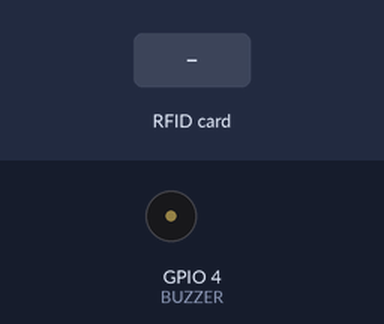
The sketch below on a simulated ESP32. On the bench: buzzer (waves = sounding). The inputs (shaded band) are chosen by the test bench. WiFi joins after 1.5 s; servers stay silent unless stated; what the sketch prints to the serial monitor is not drawn.

Above: at 2.9 s.
3.0 s: RFID card 5E 7A 19 C4 held to the reader
At 3.46 s:
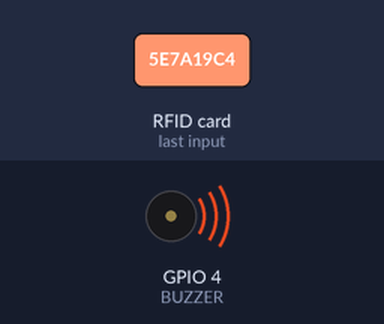
Timing chart, 0 to 6.0 s (numbered marks = the images above; inputs shaded):
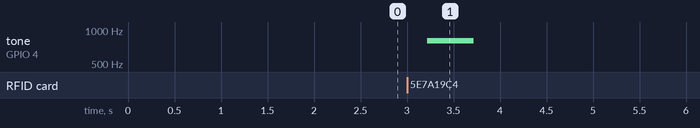

Measured:
- after the input at 3.0 s, tone on GPIO 4 (BUZZER): silent → 800 Hz after 0.22 s, → silent 0.50 s later

The sketch:

32-2rf-w-noweb.ino
```cpp
#include <SPI.h>
#include <MFRC522.h>
#include <WiFi.h>
#include <HTTPClient.h>

//-----------------------------------------
// ESP32 Pin Definitions
#define SS_PIN_1   5    // RFID1 SDA/SS
#define RST_PIN_1  15   // RFID1 RST
#define SS_PIN_2   21   // RFID2 SDA/SS
#define RST_PIN_2  22   // RFID2 RST
#define BUZZER     4    // Buzzer

//-----------------------------------------
MFRC522 mfrc522_1(SS_PIN_1, RST_PIN_1);
MFRC522 mfrc522_2(SS_PIN_2, RST_PIN_2);

//-----------------------------------------
/* Block number to read */
int blockNum = 2;

//-----------------------------------------
// Google Sheets Integration
const String deployment_id = "https://script.google.com/macros/s/AKfycbwEvtBitue--b_KG_TtvDqGtw1HdNqH7EIKoEsEXvKe-Q51o2yyLu6Pi7X0MAKWpSdKWA"; // Your deployment URL
const String query_suffix = "&name1=bang";  // Optional extra data

//-----------------------------------------
// WiFi Credentials
const char* WIFI_SSID = "ssid";        // Replace with your WiFi name
const char* WIFI_PASSWORD = "password";     // Replace with your WiFi password

/****************************************************************************************************
 * setup() function
 ****************************************************************************************************/
void setup() {
  Serial.begin(115200);
  while (!Serial) delay(10);

  Serial.println("\n\n--- Dual RFID to Google Sheets ---");
  Serial.println("Initializing...");

  // Initialize Buzzer
  pinMode(BUZZER, OUTPUT);
  digitalWrite(BUZZER, LOW);

  // Initialize SPI
  SPI.begin(); // ESP32 default: SCK=18, MISO=19, MOSI=23

  // Initialize both RFID readers
  mfrc522_1.PCD_Init();
  delay(50);
  mfrc522_2.PCD_Init();
  delay(50);
  Serial.println("✅ Both RFID readers initialized.");


  byte v1 = mfrc522_1.PCD_ReadRegister(mfrc522_1.VersionReg);
  Serial.print("Reader1 Version: ");
  Serial.println(v1, HEX);

  byte v2 = mfrc522_2.PCD_ReadRegister(mfrc522_2.VersionReg);
  Serial.print("Reader2 Version: ");
  Serial.println(v2, HEX);


  // Connect WiFi
  Serial.print("Connecting to WiFi");
  WiFi.begin(WIFI_SSID, WIFI_PASSWORD);
  while (WiFi.status() != WL_CONNECTED) {
    delay(500);
    Serial.print(".");
  }
  Serial.println("\n✅ WiFi connected!");
  Serial.print("IP Address: ");
  Serial.println(WiFi.localIP());
}

/****************************************************************************************************
 * loop() function
 ****************************************************************************************************/
void loop() {
  // Check both readers
  CheckReader(mfrc522_1, blockNum, "Reader1");
  delay(50);
  CheckReader(mfrc522_2, blockNum, "Reader2");

  delay(200); // Small delay to reduce CPU usage
}

/****************************************************************************************************
 * CheckReader()
 ****************************************************************************************************/
void CheckReader(MFRC522 &reader, int blockNum, String readerName) {
  if (!reader.PICC_IsNewCardPresent() || !reader.PICC_ReadCardSerial()) {
    return;
  }

  Serial.println("------------------------------------------------");
  Serial.println("📡 Card detected on " + readerName);

  byte readBlockData[18];
  if (!ReadDataFromBlock(reader, blockNum, readBlockData)) {
    BeepError();
    return;
  }

  // Convert block data to string
  String cardData = "";
  for (int i = 0; i < 16; i++) {
    if (readBlockData[i] != 0 && isPrintable(readBlockData[i])) {
      cardData += (char)readBlockData[i];
    }
  }
  cardData.trim();

  if (cardData.length() == 0) {
    Serial.println("❌ No valid data read from RFID card.");
    BeepError();
    return;
  }

  Serial.print("✅ Card Data: ");
  Serial.println(cardData);

  BeepSuccess();

  if (WiFi.status() == WL_CONNECTED) {
    SendToGoogleSheets(cardData, readerName);
  } else {
    Serial.println("❌ WiFi not connected.");
    BeepError();
  }

  reader.PICC_HaltA();
  reader.PCD_StopCrypto1();
}

/****************************************************************************************************
 * SendToGoogleSheets()
 ****************************************************************************************************/
void SendToGoogleSheets(String cardId, String readerName) {
  HTTPClient https;
  String url = deployment_id + "/exec?name=" + cardId + "&reader=" + readerName + query_suffix;

  Serial.print("📡 Sending request: ");
  Serial.println(url);

  https.begin(url);
  int httpCode = https.GET();

  if (httpCode > 0) {
    Serial.printf("✅ HTTP %d: Data sent successfully!\n", httpCode);
    String response = https.getString();
    Serial.println("Response: " + response);
  } else {
    Serial.printf("❌ HTTP Failed, error: %s\n", https.errorToString(httpCode).c_str());
  }

  https.end();
  delay(500);
}

/****************************************************************************************************
 * ReadDataFromBlock()
 ****************************************************************************************************/
bool ReadDataFromBlock(MFRC522 &reader, int blockNum, byte readBlockData[]) {
  MFRC522::MIFARE_Key key;
  for (byte i = 0; i < 6; i++) key.keyByte[i] = 0xFF;  // Default key

  byte bufferLen = 18;
  MFRC522::StatusCode status;

  status = reader.PCD_Authenticate(MFRC522::PICC_CMD_MF_AUTH_KEY_A, blockNum, &key, &(reader.uid));
  if (status != MFRC522::STATUS_OK) {
    Serial.printf("❌ Auth failed: %s\n", reader.GetStatusCodeName(status));
    return false;
  }

  status = reader.MIFARE_Read(blockNum, readBlockData, &bufferLen);
  if (status != MFRC522::STATUS_OK) {
    Serial.printf("❌ Read failed: %s\n", reader.GetStatusCodeName(status));
    return false;
  }

  Serial.println("✅ Block read successfully.");
  return true;
}

/****************************************************************************************************
 * Beep Functions
 ****************************************************************************************************/
void BeepSuccess() {
  tone(BUZZER, 1000, 200);
  delay(250);
  tone(BUZZER, 1200, 200);
  delay(300);
  noTone(BUZZER);
}

void BeepError() {
  tone(BUZZER, 800, 500);
  delay(600);
  noTone(BUZZER);
}
```
